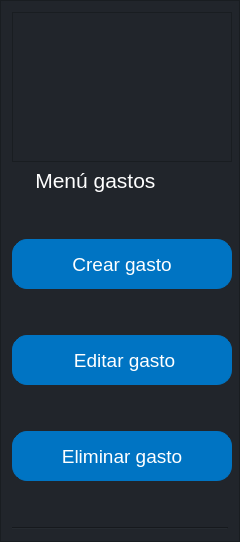
           <widget class="QFrame" name="frame_izquierda">
            <property name="minimumSize">
             <size>
              <width>240</width>
              <height>0</height>
             </size>
            </property>
            <property name="maximumSize">
             <size>
              <width>240</width>
              <height>16777215</height>
             </size>
            </property>
            <property name="styleSheet">
             <string notr="true">background-color: rgb(33, 37, 43);</string>
            </property>
            <property name="frameShape">
             <enum>QFrame::StyledPanel</enum>
            </property>
            <property name="frameShadow">
             <enum>QFrame::Raised</enum>
            </property>
            <layout class="QVBoxLayout" name="verticalLayout_9">
             <item>
              <layout class="QVBoxLayout" name="verticalLayout_2">
               <item>
                <widget class="QFrame" name="frame">
                 <property name="minimumSize">
                  <size>
                   <width>220</width>
                   <height>150</height>
                  </size>
                 </property>
                 <property name="maximumSize">
                  <size>
                   <width>150</width>
                   <height>150</height>
                  </size>
                 </property>
                 <property name="sizeIncrement">
                  <size>
                   <width>150</width>
                   <height>150</height>
                  </size>
                 </property>
                 <property name="baseSize">
                  <size>
                   <width>150</width>
                   <height>150</height>
                  </size>
                 </property>
                 <property name="styleSheet">
                  <string notr="true">image: url(:/gastos/yon (7).png);</string>
                 </property>
                 <property name="frameShape">
                  <enum>QFrame::StyledPanel</enum>
                 </property>
                 <property name="frameShadow">
                  <enum>QFrame::Raised</enum>
                 </property>
                </widget>
               </item>
               <item>
                <widget class="QLabel" name="label_6">
                 <property name="font">
                  <font>
                   <family>Segoe UI</family>
                   <pointsize>16</pointsize>
                   <weight>50</weight>
                   <italic>false</italic>
                   <bold>false</bold>
                  </font>
                 </property>
                 <property name="styleSheet">
                  <string notr="true">color: rgb(255, 255, 255);</string>
                 </property>
                 <property name="text">
                  <string>    Menú gastos</string>
                 </property>
                </widget>
               </item>
               <item>
                <spacer name="verticalSpacer_5">
                 <property name="orientation">
                  <enum>Qt::Vertical</enum>
                 </property>
                 <property name="sizeHint" stdset="0">
                  <size>
                   <width>20</width>
                   <height>40</height>
                  </size>
                 </property>
                </spacer>
               </item>
               <item>
                <widget class="QPushButton" name="bt_crear_gasto">
                 <property name="minimumSize">
                  <size>
                   <width>220</width>
                   <height>50</height>
                  </size>
                 </property>
                 <property name="maximumSize">
                  <size>
                   <width>220</width>
                   <height>50</height>
                  </size>
                 </property>
                 <property name="font">
                  <font>
                   <family>Segoe UI</family>
                   <pointsize>14</pointsize>
                   <weight>50</weight>
                   <italic>false</italic>
                   <bold>false</bold>
                  </font>
                 </property>
                 <property name="cursor">
                  <cursorShape>PointingHandCursor</cursorShape>
                 </property>
                 <property name="styleSheet">
                  <string notr="true">QPushButton {
    background-color: #0074c3;  /* Color de fondo */
    color: rgb(255, 255, 255);
    border: 1px solid #0074c3;  /* Borde del botón */
    padding: 5px 10px;  /* Relleno interno */
    border-radius: 15px;  /* Bordes redondeados */
	font: 14pt &quot;Segoe UI&quot;;
}

QPushButton:hover{
  font: 14pt &quot;Segoe UI&quot;;
  background-color: #0063a5; 
}</string>
                 </property>
                 <property name="text">
                  <string>Crear gasto</string>
                 </property>
                 <property name="icon">
                  <iconset resource="../iconos/gastos.qrc">
                   <normaloff>:/gastos/anadir.png</normaloff>:/gastos/anadir.png</iconset>
                 </property>
                 <property name="iconSize">
                  <size>
                   <width>45</width>
                   <height>45</height>
                  </size>
                 </property>
                </widget>
               </item>
               <item>
                <spacer name="verticalSpacer">
                 <property name="orientation">
                  <enum>Qt::Vertical</enum>
                 </property>
                 <property name="sizeHint" stdset="0">
                  <size>
                   <width>20</width>
                   <height>40</height>
                  </size>
                 </property>
                </spacer>
               </item>
               <item>
                <widget class="QPushButton" name="bt_editar_gasto">
                 <property name="minimumSize">
                  <size>
                   <width>220</width>
                   <height>50</height>
                  </size>
                 </property>
                 <property name="maximumSize">
                  <size>
                   <width>220</width>
                   <height>50</height>
                  </size>
                 </property>
                 <property name="font">
                  <font>
                   <family>Segoe UI</family>
                   <pointsize>14</pointsize>
                   <weight>50</weight>
                   <italic>false</italic>
                   <bold>false</bold>
                  </font>
                 </property>
                 <property name="cursor">
                  <cursorShape>PointingHandCursor</cursorShape>
                 </property>
                 <property name="styleSheet">
                  <string notr="true">QPushButton {
    background-color: #0074c3;  /* Color de fondo */
    color: rgb(255, 255, 255);
    border: 1px solid #0074c3;  /* Borde del botón */
    padding: 5px 10px;  /* Relleno interno */
    border-radius: 15px;  /* Bordes redondeados */
	font: 14pt &quot;Segoe UI&quot;;
}

QPushButton:hover{
  font: 14pt &quot;Segoe UI&quot;;
  background-color: #0063a5; 
}</string>
                 </property>
                 <property name="text">
                  <string> Editar gasto</string>
                 </property>
                 <property name="icon">
                  <iconset resource="../iconos/gastos.qrc">
                   <normaloff>:/gastos/yon (3).png</normaloff>:/gastos/yon (3).png</iconset>
                 </property>
                 <property name="iconSize">
                  <size>
                   <width>45</width>
                   <height>45</height>
                  </size>
                 </property>
                </widget>
               </item>
               <item>
                <spacer name="verticalSpacer_3">
                 <property name="orientation">
                  <enum>Qt::Vertical</enum>
                 </property>
                 <property name="sizeHint" stdset="0">
                  <size>
                   <width>20</width>
                   <height>40</height>
                  </size>
                 </property>
                </spacer>
               </item>
               <item>
                <widget class="QPushButton" name="bt_eliminar_gasto">
                 <property name="minimumSize">
                  <size>
                   <width>220</width>
                   <height>50</height>
                  </size>
                 </property>
                 <property name="maximumSize">
                  <size>
                   <width>220</width>
                   <height>50</height>
                  </size>
                 </property>
                 <property name="font">
                  <font>
                   <family>Segoe UI</family>
                   <pointsize>14</pointsize>
                   <weight>50</weight>
                   <italic>false</italic>
                   <bold>false</bold>
                  </font>
                 </property>
                 <property name="cursor">
                  <cursorShape>PointingHandCursor</cursorShape>
                 </property>
                 <property name="styleSheet">
                  <string notr="true">QPushButton {
    background-color: #0074c3;  /* Color de fondo */
    color: rgb(255, 255, 255);
    border: 1px solid #0074c3;  /* Borde del botón */
    padding: 5px 10px;  /* Relleno interno */
    border-radius: 15px;  /* Bordes redondeados */
	font: 14pt &quot;Segoe UI&quot;;
}

QPushButton:hover{
  font: 14pt &quot;Segoe UI&quot;;
  background-color: #0063a5; 
}</string>
                 </property>
                 <property name="text">
                  <string>Eliminar gasto</string>
                 </property>
                 <property name="icon">
                  <iconset resource="../iconos/gastos.qrc">
                   <normaloff>:/gastos/yon (4).png</normaloff>:/gastos/yon (4).png</iconset>
                 </property>
                 <property name="iconSize">
                  <size>
                   <width>45</width>
                   <height>45</height>
                  </size>
                 </property>
                </widget>
               </item>
               <item>
                <spacer name="verticalSpacer_4">
                 <property name="orientation">
                  <enum>Qt::Vertical</enum>
                 </property>
                 <property name="sizeHint" stdset="0">
                  <size>
                   <width>20</width>
                   <height>40</height>
                  </size>
                 </property>
                </spacer>
               </item>
              </layout>
             </item>
             <item>
              <widget class="Line" name="line">
               <property name="styleSheet">
                <string notr="true">color: rgb(255, 255, 255);</string>
               </property>
               <property name="orientation">
                <enum>Qt::Horizontal</enum>
               </property>
              </widget>
             </item>
            </layout>
           </widget>
